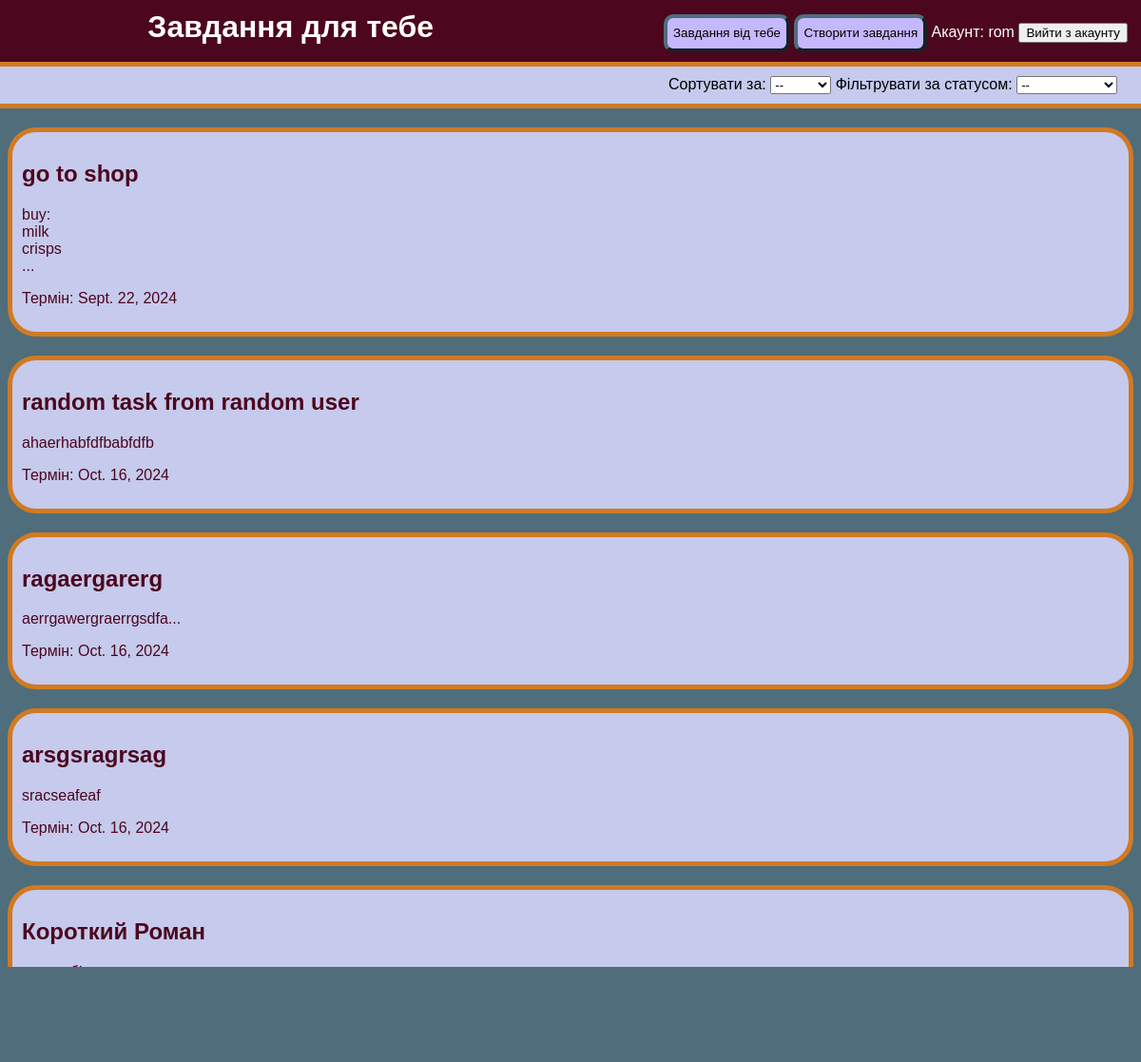
Before: /tasks_list/ (signed in) with the older database file.
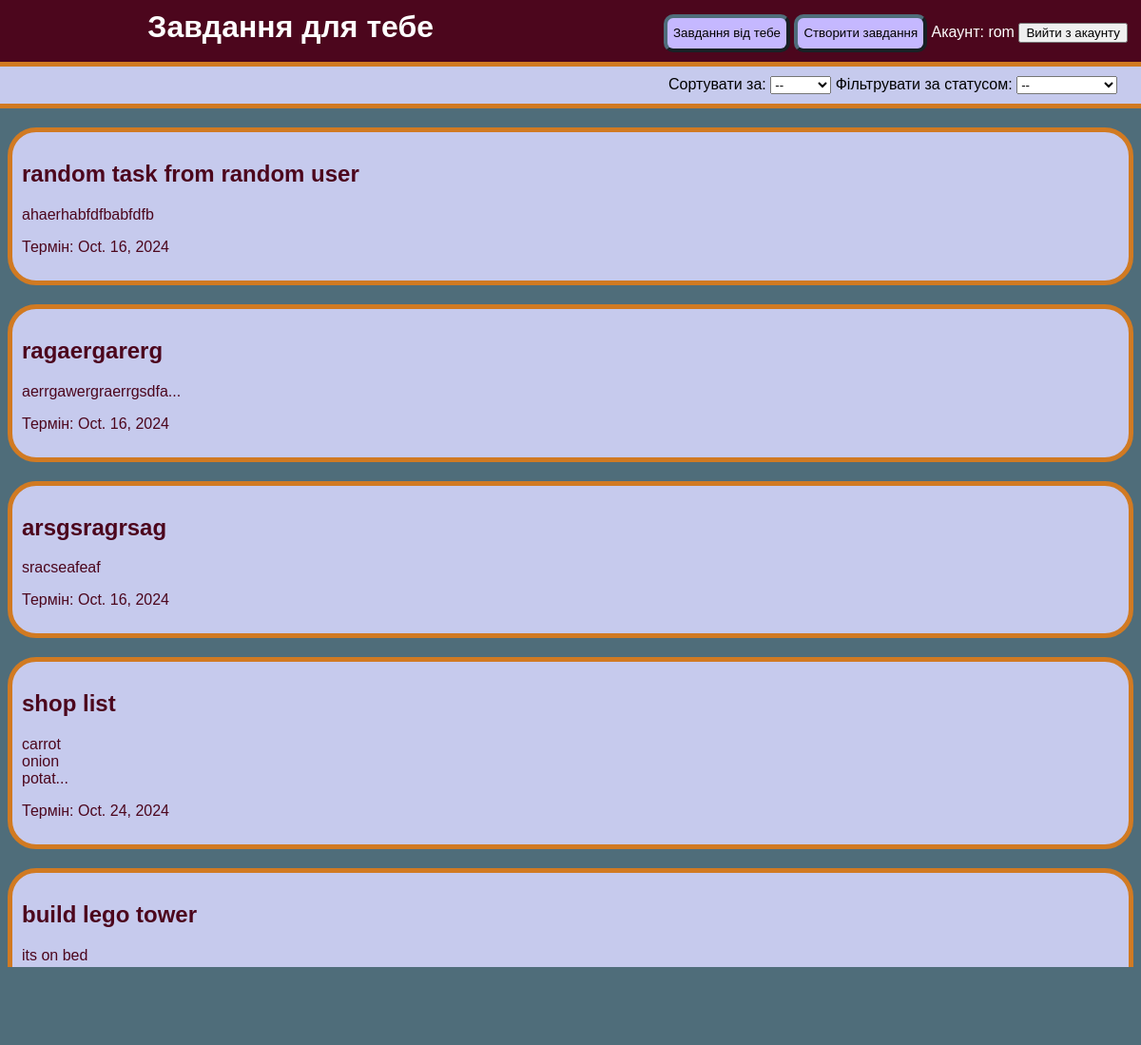
After: the same page with the newer database file.
### tracking_app/models.py (models this page shows, shortened)
class User(models.Model):
    name = models.CharField(max_length=50)
    password = models.CharField(max_length=100, default=111)
    email = models.EmailField()

class Task(models.Model):
    name = models.CharField(max_length=50)
    description = models.TextField()
    stat = models.CharField(max_length=50)
    term = models.DateField()
    giver_id = models.ForeignKey(User, on_delete=models.CASCADE, related_name="tasks_given", default=1)
    receiver_id = models.ForeignKey(User, on_delete=models.CASCADE, related_name="tasks_received", default=1)

### tracking_app/views.py (the view)
# urls.py: path('tasks_list/', views.tasks_list, name='tasks_list'),
def tasks_list(request):
    sort_by = request.GET.get('sort_by', 'none')
    status_filter = request.GET.get('status_filter', 'none')
    tasks = Task.objects.filter(receiver_id = request.session['user_id'])
    if request.method == 'POST':
        action = request.POST.get('action')
        if action == 'log_out':
            return redirect('signup')
    if status_filter != "none":
        tasks = tasks.filter(stat=status_filter)
    if sort_by != "none":
        tasks = tasks.order_by(sort_by)
    return render(request, 'tasks_list.html', {'tasks': tasks, 'name': User.objects.get(id=request.session['user_id']).name, 'current_sort': sort_by, 'current_status_filter': status_filter})

### templates/tasks_list.html (shortened to what this page needs)
{% load static %}
<!DOCTYPE html>
<html>
<head>
    <link rel="stylesheet" type="text/css" href="{% static 'tracking_app/style.css' %}">
</head>
<body>
    <div class="header">
        <h1 style="display: inline;" class="header_text">Завдання для тебе</h1>
        <button class="link_button" type="button" onclick="window.location.href='/tasks_from_you'">Завдання від тебе</button>
        <button class="link_button" type="button" onclick="window.location.href='/creating_task'">Створити завдання</button>
        <span class="white_text">Акаунт: {{name}}</span>
        <form method="POST" style="display: inline;">
            <button type="submit" class="log_out_button" name="action" value="log_out">Вийти з акаунту</button>
        </form>
    </div>
    <div class="panel">
        <form method="GET" action="{% url 'tasks_list' %}">
            <label for="sort_by">Сортувати за:</label>
            <select name="sort_by" id="sort_by" onchange="this.form.submit()">
                <option value="none" {% if current_sort == 'none' %}selected{% endif %}>--</option>
            </select>
            <label for="status_filter">Фільтрувати за статусом:</label>
            <select name="status_filter" id="status_filter" onchange="this.form.submit()">
                <option value="none"{% if current_status_filter == 'none' %}selected{% endif %}>--</option>
            </select>
        </form>
    </div>
        {% for task in tasks %}
            <a href="{% url 'view_task' task.id %}" class="task_card">
                <div class="task_frame">
                    <h2>{{ task.name }}</h2>
                    <p>{{ task.description|slice:":20"|linebreaksbr }}{% if task.description|length > 20 %}...{% endif %}</p>
                    <p>Термін: {{ task.term }}</p>
                </div>
            </a>
        {% endfor %}
</body>
</html>

### tracking_app/static/tracking_app/style.css (style rules this page uses)
body { background-color: #4f6d7a; font-family: 'Helvetica', Arial, sans-serif; }
.link_button { height: 40px; background-color: #c5b8ff; border-color: #4f6d7a; border-radius: 10px; border-width: 4px; }
.task_frame { background-color: #c6caed; border-radius: 30px; padding: 10px; margin-bottom: 20px; border: 5px solid #D17A22; }
.header { position: fixed; background-color: #4C061D; padding: 10px; padding-right: 30px; text-align: right; margin-top: -65px; margin-left: -20px; width: 99%; }
.panel { margin-top: 65px; background-color: #4C061D; padding: 10px; padding-right: 30px; text-align: right; margin-left: -20px; width: 99%; border: 5px solid #D17A22; background-color: #c6caed; }
.task_card { text-decoration: none; color: #4C061D }
.white_text { color: #ffffff; }
.header_text { color: #ffffff; margin-right: 20%; }

Changed rows visible on the page:
removed Task: name "go to shop", description "buy: milk crisps", term "Sept. 22, 2024"
removed Task: name "Короткий Роман", description "даю тобі завдання"
added Task: name "shop list", description "carrot onion potat", term "Oct. 24, 2024"
added Task: name "build lego tower", description "its on bed"
